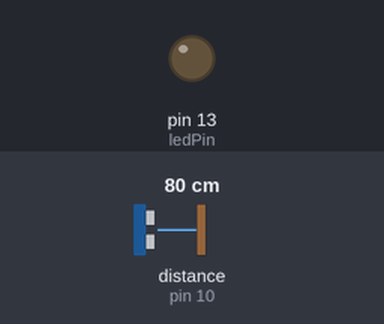
Bench run of a sketch on a simulated Arduino Uno, built with avr-gcc and run on an emulated ATmega328P. Shown: output pins drawn as LEDs (lit = HIGH). Wiring (inferred from the names in the program): ultrasonic range finder: trigger pin 9; echo pin 10. Inputs (shaded band) come from the test bench; at power-on: distance to the obstacle (sensor on pin 10) 80 cm. The echo pulse lasts 58.3 µs per cm; pins used as bus, display or sensor lines are not drawn; what the sketch prints to the serial monitor is not drawn.

Above: at 1.3 s.
1.4 s: distance to the obstacle (sensor on pin 10) set to 13 cm
2.9 s: distance to the obstacle (sensor on pin 10) set to 10 cm
At 3.9 s:
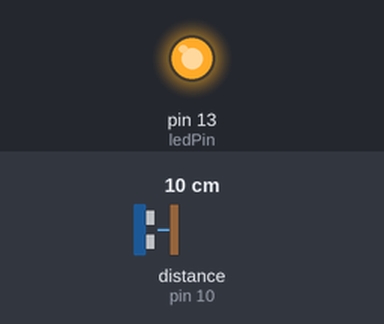
4.5 s: distance to the obstacle (sensor on pin 10) set to 18 cm
At 5.2 s:
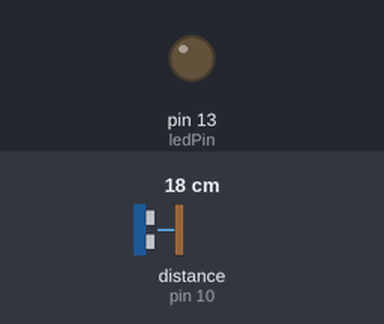
6.0 s: distance to the obstacle (sensor on pin 10) set to 2 cm
At 6.5 s:
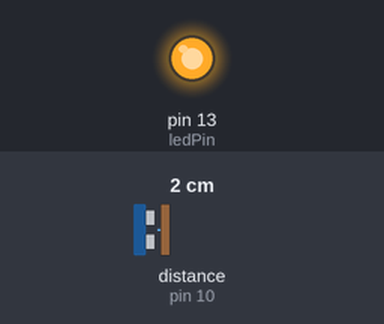
Timing chart, 0 to 8.5 s (numbered marks = the images above; inputs shaded):
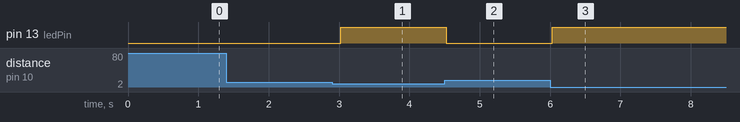

The sketch:

ultrasonic.ino
```cpp
const int triggerPin = 9;
const int echoPin = 10;
const int ledPin = 13;
const int safetyThreshold = 10;

long duration;
int distance;

void setup() {
  pinMode(triggerPin, OUTPUT);
  pinMode(echoPin, INPUT);
  pinMode(ledPin, OUTPUT);
  Serial.begin(9600);
}

void measureDistance() {
  digitalWrite(triggerPin, LOW);
  delayMicroseconds(2);
  digitalWrite(triggerPin, HIGH);
  delayMicroseconds(10);
  digitalWrite(triggerPin, LOW);
  duration = pulseIn(echoPin, HIGH);
  distance = duration * 0.034 / 2;
}

void alertUser() {
  if (distance <= safetyThreshold) {
    digitalWrite(ledPin, HIGH);
    Serial.print('1');
  }
  else {
    digitalWrite(ledPin, LOW);
    Serial.print('0');
  }
}

void loop() {
  measureDistance();
  alertUser();
  delay(500);
}
```

Measured:
- the behaviour switches between 12 and 11 cm on distance to the obstacle (sensor on pin 10) (found by bisection; images 0 and 1)
- after the input at 1.4 s, every drawn part: stays the same
- after the input at 2.9 s, pin 13 (ledPin): LOW → HIGH after 0.12 s
- after the input at 4.5 s, pin 13 (ledPin): HIGH → LOW at once
- after the input at 6.0 s, pin 13 (ledPin): LOW → HIGH at once
